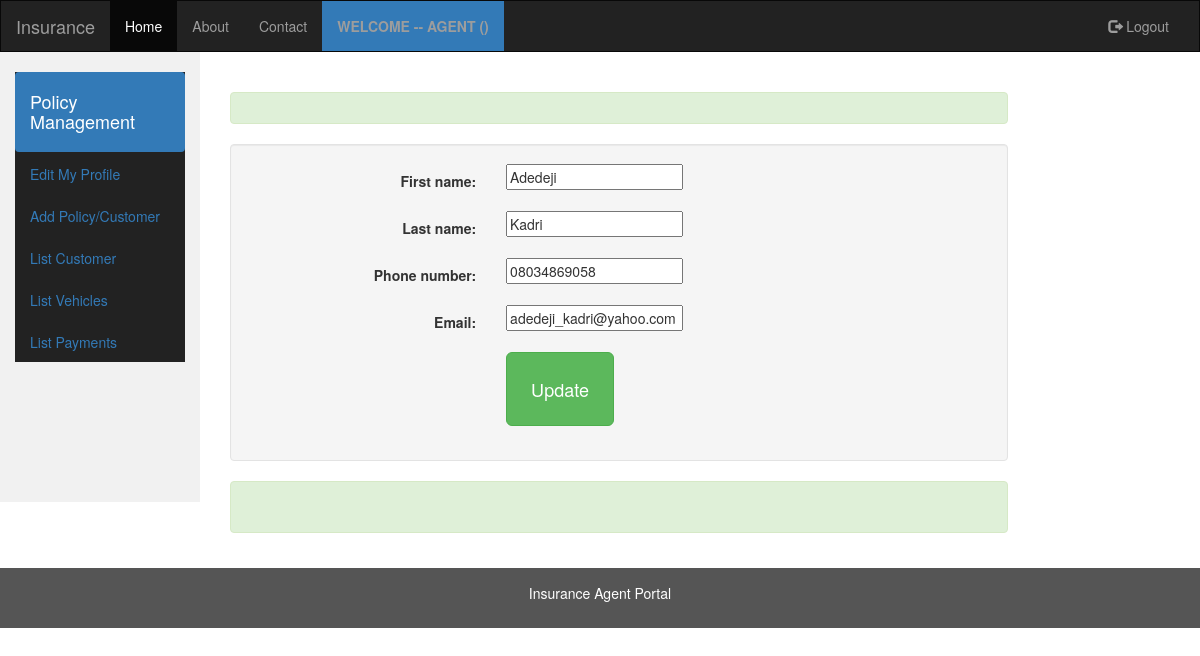
Before: /customers/updatecustomer/4/ (signed in) with the older database file.
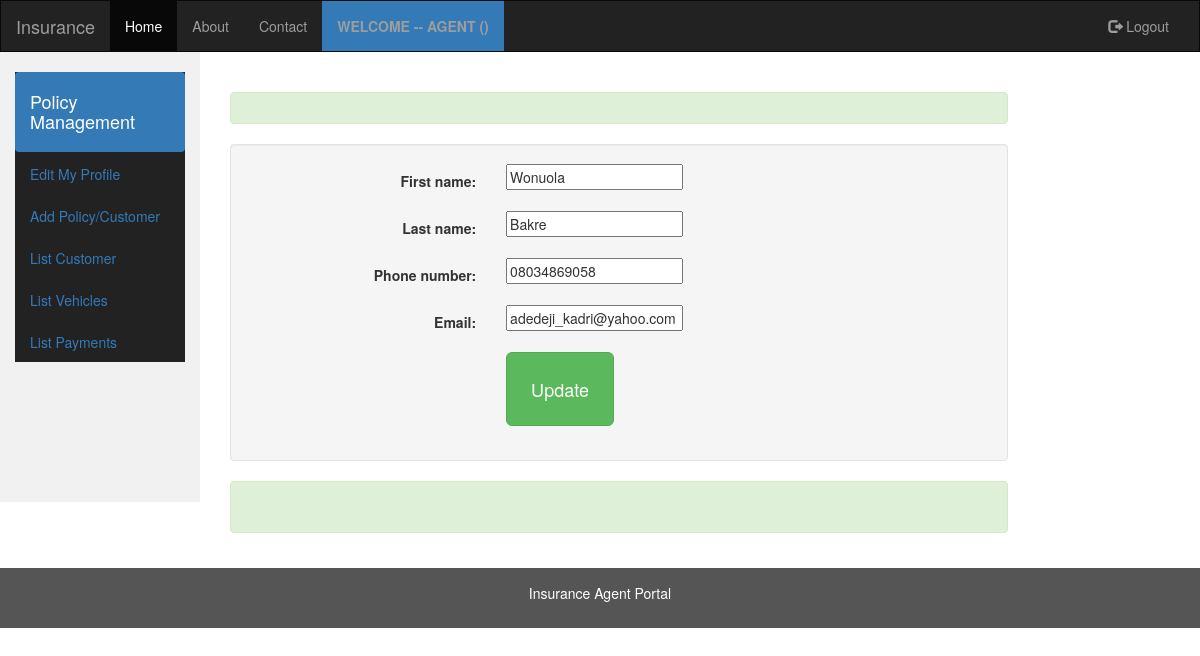
After: the same page with the newer database file.
### customers/models.py (models this page shows, shortened)
class Customer(models.Model):
    agent = models.ForeignKey(Agent)
    first_name = models.CharField(max_length=120)
    last_name = models.CharField(max_length=100)
    email = models.EmailField(max_length=100)
    phone_number = models.CharField(max_length=30)
    created_date = models.DateTimeField(auto_now_add=True)
    updated_date = models.DateTimeField(auto_now=True)

### customers/views.py (the view, shortened to what this page needs)
# urls.py: url(r'^updatecustomer/(?P<pk>\d+)/', EditUpdateCustomer.as_view(), name='updatecustomer'),
class EditUpdateCustomer(AgentIsLoggedInMixin, UpdateView):
    model = Customer
    fields = ['first_name', 'last_name', 'phone_number', 'email', ]
    template_name = 'common/form_info.html'

### apputils/mixins.py (called while the page is built)
        def dispatch(self, request, *args, **kwargs):
            if not request.session.get('agent_id', None):
                print("yyyyyyyyyyy")
                return redirect('agentslogin')
            return super(AgentIsLoggedInMixin, self).dispatch(request, *args, **kwargs)

### templates/common/form_info.html (shortened to what this page needs)
{% extends '../common/base2.html'%}
{% block content %}
        <div class="col-md-10 form-group form-group-lg ">
            <h2 class="alert alert-success " >{{ title }}</h2>
 <form class="well form-horizontal" action=" " method="POST"  id="contact_form">
                    <fieldset>
                        {% include 'common/form_template.html' %}
                    <div class="form-group">
                      <div class="col-md-offset-4 col-md-8 ">
                        <button type="submit" class="btn btn-lg btn-success  well-lg">Update </button>
                      </div>
                    </div>
                    </fieldset>
                    </form>
                    <div class="alert alert-success" role="alert" id="success_message">  &nbsp</div>
        </div>
{% endblock %}

### templates/common/form_template.html (shortened to what this page needs)
{% for field in form %}
    <div class="form-group table-stripped ">
        <label class="col-md-4 control-label">{{ field.label_tag }}</label>
        <div class="col-md-8">{{ field }}</div>
    </div>
{% endfor %}

Changed rows visible on the page:
changed Customer "adedeji_kadri@yahoo.com": first_name "Adedeji" → "Wonuola"; last_name "Kadri" → "Bakre"
